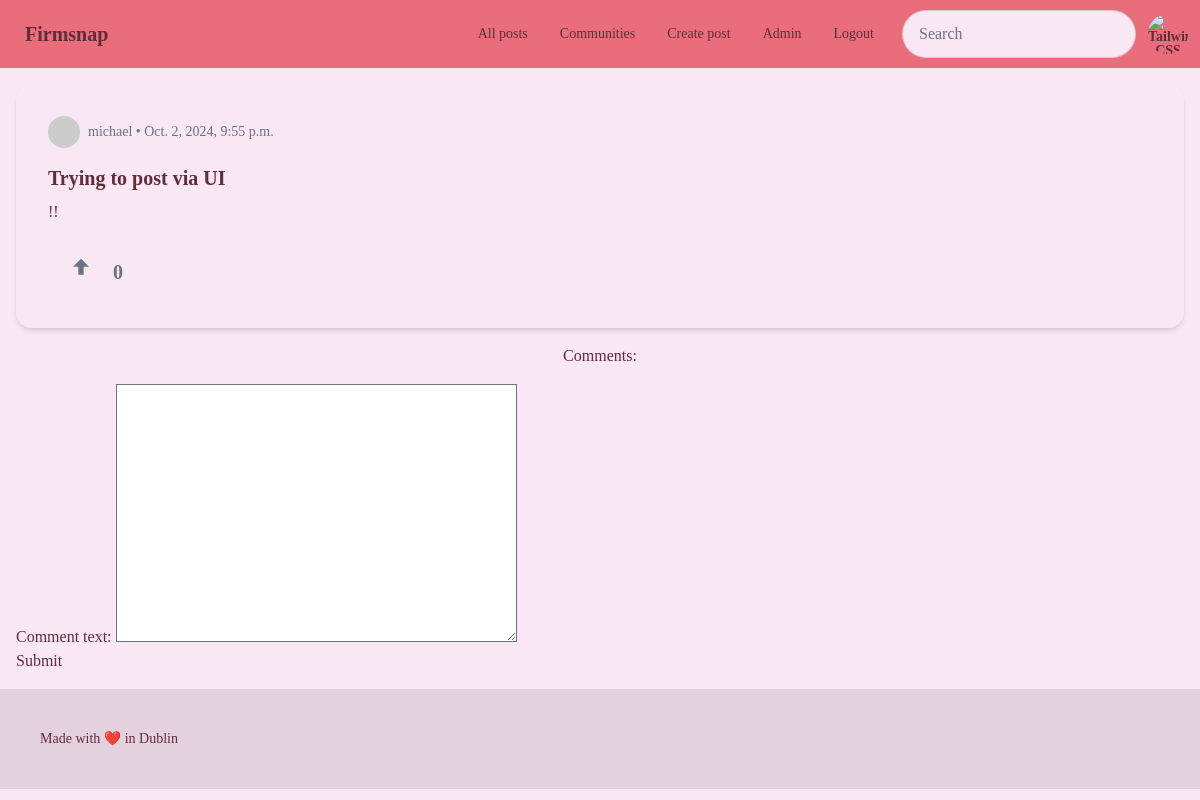
Page /app/post/5 (signed in) on the committed database.
### app/models.py (models this page shows, shortened)
class Post(models.Model):
    organisation_id = models.ForeignKey(Organisation, on_delete=models.CASCADE)
    user_id = models.ForeignKey(User, on_delete=models.CASCADE)
    post_title = models.CharField(max_length=200, default="Untitled Post")
    post_text = models.TextField(max_length=2000)
    pub_date = models.DateTimeField(auto_now_add=True)
    votes = models.IntegerField(default=0)

class User(AbstractUser):
    organisation_id = models.ForeignKey(Organisation, on_delete=models.CASCADE, null=True, blank=True)
    is_org_admin = models.BooleanField(default=False)
    is_active = models.BooleanField(default=True)

### app/views.py (the view)
# urls.py: path("post/<int:post_id>", views.post_detail, name="post_detail"),
def post_detail(request, post_id):
    user = request.user
    post_obj = get_object_or_404(Post, id=post_id)
    if user.is_authenticated and user.organisation_id == post_obj.organisation_id:
        if request.method == 'POST':
            comment_form = CommentCreationForm(request.POST)
            if comment_form.is_valid():
                new_comment = comment_form.save(commit=False)
                new_comment.user_id = request.user
                new_comment.post_id = Post.objects.get(pk=post_id)
                new_comment.save()
                return redirect('post_detail', post_id=post_id)
        else:
            comment_form = CommentCreationForm()
        list_of_comments = Comment.objects.filter(post_id=post_id)
        template = loader.get_template("app/post_detail.html")
        context = {"post_obj" : post_obj, "list_of_comments": list_of_comments,'comment_form': comment_form, 'post_id':post_id}
        return HttpResponse(template.render(context, request))
    else:
        return redirect('login')

### app/forms.py
class CommentCreationForm(forms.ModelForm):
    class Meta:
        model = Comment
        fields = ['comment_text']

### app/templates/app/post_detail.html (shortened to what this page needs)
{% extends 'app/base.html' %}
{% block content %}
    {% if post_obj %}
        <div class="card w-full bg-base-100 shadow-md mb-4">
            <div class="card-body">
                <div class="flex items-center mb-2">
                    <div class="avatar">
                        <div class="w-8 h-8 rounded-full">
                            <img src="https://i.pravatar.cc/150?img=3" alt="User Avatar" />
                        </div>
                    </div>
                    <span class="ml-2 text-sm text-gray-500">{{ post_obj.user_id.username }} • {{ post_obj.pub_date }}</span>
                </div>
                <h2 class="card-title">
                    {{ post_obj.post_title }}
                </h2>
                <p> {{ post_obj.post_text }} </p>
                <div class="card-actions mt-4">
                    <div class="flex space-x-2">
                        <button class="btn btn-ghost text-gray-500 hover:text-green-500 flex items-center space-x-2">
                            <svg xmlns="http://www.w3.org/2000/svg" class="h-8 w-8 inline" fill="currentColor" viewBox="0 0 24 24">
                                <path d="M12 2l-6 6h4v6h4v-6h4z"/>
                            </svg>
                            <span class="text-xl font-bold">{{ post_obj.votes }}</span>
                        </button>
                    </div>
                </div>
            </div>
        </div>
    <div class="flex flex-col items-center justify-center mb-4">
    <p>Comments:</p>
    </div>
    <form action="{% url 'post_detail' post_id%}" method="post">
        {{ comment_form }}
        <input type="submit" value="Submit">
    </form>
    {% else %}
        <p>Post not found</p>
    {% endif %}
{% endblock %}

### rows in the picture
Post: user_id.username "michael", pub_date "Oct. 2, 2024, 9:55 p.m.", post_title "Trying to post via UI", post_text "!!", votes "0"
